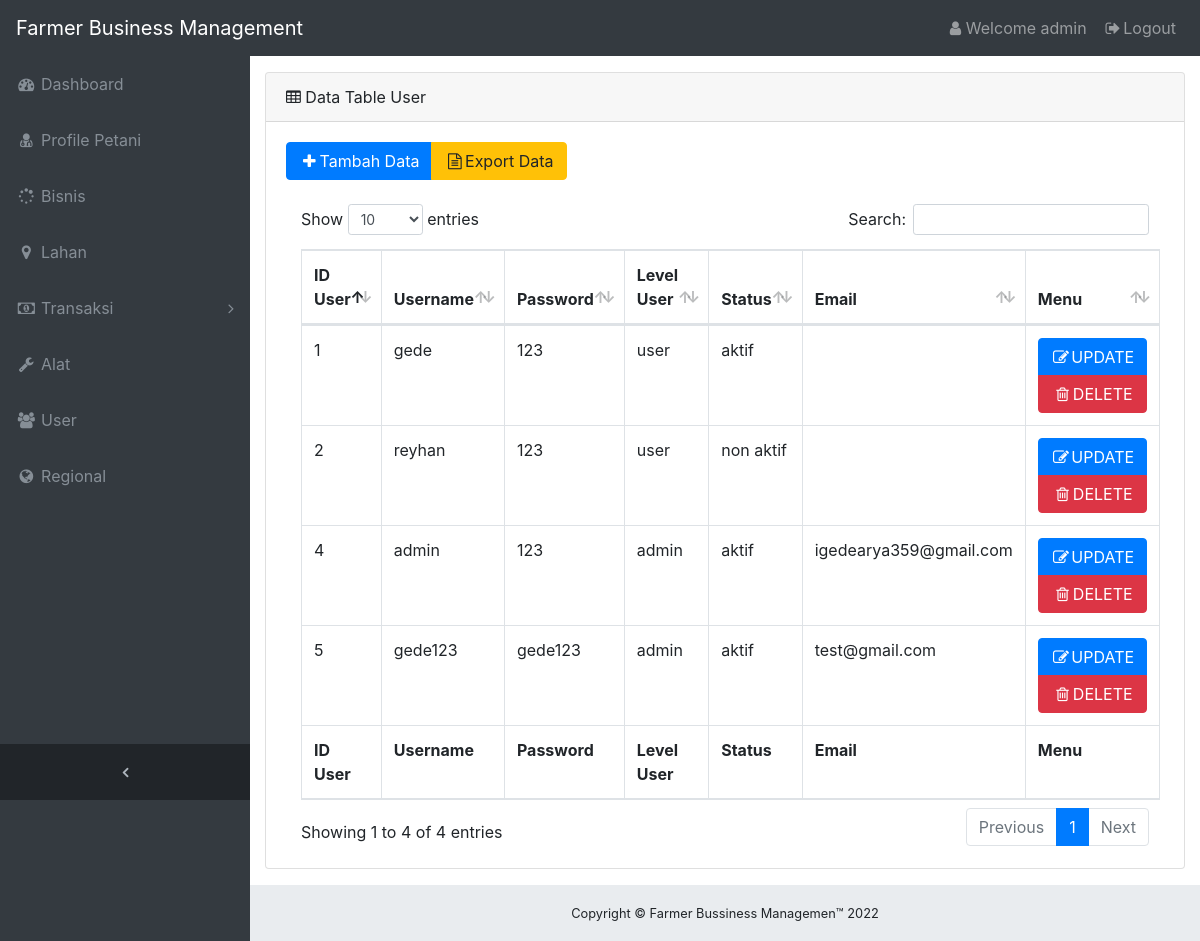
/index.php?page=userfbm (signed in), run on the app's committed database.
### tables this page shows
CREATE TABLE IF NOT EXISTS `user` (
`id_user` int(15) NOT NULL,
  `username` varchar(30) NOT NULL,
  `password` varchar(200) NOT NULL,
  `level_user` enum('admin','user') NOT NULL,
  `status` enum('aktif','non aktif') NOT NULL,
  `email` varchar(100) NOT NULL
);

### controller/usercontroller.php (called while the page is built, shortened)
<?php
	function ViewDataUser(){
	global $db;
	$kdaba=$db->MysqlOpen();
	if(!empty($_SESSION['level']))	{
		if($_SESSION['level']=='admin'){
			$sql=" select * from user";
		}
	}
	 $hasil=$kdaba->query($sql);
	 return $hasil;
	}
?>

### menu/user.php (the view, shortened to what this page needs)
<?php
$a=@$_GET['a'];
require('controller/usercontroller.php');
switch($a){
	default : curd_read();
		break;
}
function curd_read(){
	 $hasil=sql_select();
	?>
      <div class="card mb-3">
        <div class="card-header">
          <i class="fa fa-table"></i> Data Table User</div>
        <div class="card-body">
        	<div class="btn-group">
        		<a href='index.php?page=userfbm&a=tambah' class="btn btn-primary btn-xs"><i class="fa fa-fw fa-plus"></i>Tambah Data</a>
				<a href='index.php?page=export' class="btn btn-warning btn-xs"><i class="fa fa-fw  fa-file-text-o"></i>Export Data</a>
			</div>
			<br/>
			<br/>
          <div class="table-responsive">
            <table class="table table-bordered" id="dataTable" width="100%" cellspacing="0">
              <thead>
                <tr>
                  <th>ID User</th>
                  <th>Username</th>
                  <th>Password</th>
                  <th>Level User</th>
                  <th>Status</th>
                  <th>Email</th>
                  <th>Menu</th>
                </tr>
              </thead>
              <tfoot>
                <tr>
                  <th>ID User</th>
                  <th>Username</th>
                  <th>Password</th>
                  <th>Level User</th>
                  <th>Status</th>
                  <th>Email</th>
                  <th>Menu</th>
                </tr>
              </tfoot>
              <tbody>
              	<?php
              	while($baris=$hasil->fetch()){
              	?>
                <tr>
                  <td><?php echo $baris['id_user']; ?></td>
                  <td><?php echo $baris['username']; ?></td>
                  <td><?php echo $baris['password']; ?></td>
                  <td><?php echo $baris['level_user']; ?></</td>
                  <td><?php echo $baris['status']; ?></</td>
                  <td><?php echo $baris['email']; ?></</td>
                  <td>
                  	<?php if($_SESSION['level']=='admin'){
	                 echo '
	                  	<div class="btn-group-vertical">
							<a href="index.php?page=userfbm&a=edit&id='.$baris['id_user'].'" class="btn btn-primary btn-xs"><i class="fa fa-fw fa-pencil-square-o"></i>UPDATE</a>
							<a href="index.php?page=userfbm&a=hapus&id='.$baris['id_user'].'" class="btn btn-danger btn-xs "><i class="fa fa-fw fa-trash-o"></i>DELETE</a>
						</div>';
					}
					?>
					</td>
                </tr>
               <?php
           		}
               ?>
              </tbody>
            </table>
          </div>
        </div>
    </div>
<?php
}
 function sql_select(){
 	$data=ViewDataUser();
 	return $data;
 }
 ?>

### template/frame/css/sb-admin.css (style rules this page uses)
html { position: relative; min-height: 100%; }
body { overflow-x: hidden; }
body.sticky-footer { margin-bottom: 56px; }
body.fixed-nav { padding-top: 56px; }

### data on the page
user: id_user "1", username "gede", password "123", level_user "user", status "aktif"
user: id_user "2", username "reyhan", password "123", level_user "user", status "non aktif"
user: id_user "4", username "admin", password "123", level_user "admin", status "aktif", email "igedearya359@gmail.com"
user: id_user "5", username "gede123", password "gede123", level_user "admin", status "aktif", email "test@gmail.com"

### other printed values
$_SESSION['user'] "admin"
